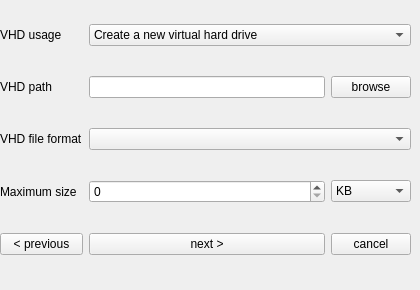
     <widget class="QWidget" name="page_22">
      <widget class="QWidget" name="gridLayoutWidget_21">
       <property name="geometry">
        <rect>
         <x>0</x>
         <y>0</y>
         <width>411</width>
         <height>281</height>
        </rect>
       </property>
       <layout class="QGridLayout" name="gridLayout_21">
        <item row="4" column="0">
         <widget class="QPushButton" name="pushButton_63">
          <property name="text">
           <string>&lt; previous</string>
          </property>
         </widget>
        </item>
        <item row="1" column="1">
         <widget class="QLineEdit" name="lineEdit_10"/>
        </item>
        <item row="4" column="2">
         <widget class="QPushButton" name="pushButton_64">
          <property name="text">
           <string>cancel</string>
          </property>
         </widget>
        </item>
        <item row="3" column="1">
         <widget class="QSpinBox" name="spinBox_15">
          <property name="maximum">
           <number>214748368</number>
          </property>
          <property name="value">
           <number>0</number>
          </property>
         </widget>
        </item>
        <item row="1" column="0">
         <widget class="QLabel" name="label_56">
          <property name="text">
           <string>VHD path</string>
          </property>
         </widget>
        </item>
        <item row="3" column="0">
         <widget class="QLabel" name="label_57">
          <property name="text">
           <string>Maximum size</string>
          </property>
         </widget>
        </item>
        <item row="1" column="2">
         <widget class="QPushButton" name="pushButton_65">
          <property name="text">
           <string>browse</string>
          </property>
         </widget>
        </item>
        <item row="3" column="2">
         <widget class="QComboBox" name="comboBox_33">
          <item>
           <property name="text">
            <string>KB</string>
           </property>
          </item>
          <item>
           <property name="text">
            <string>MB</string>
           </property>
          </item>
          <item>
           <property name="text">
            <string>GB</string>
           </property>
          </item>
         </widget>
        </item>
        <item row="4" column="1">
         <widget class="QPushButton" name="pushButton_66">
          <property name="text">
           <string>next &gt;</string>
          </property>
         </widget>
        </item>
        <item row="2" column="0">
         <widget class="QLabel" name="label_58">
          <property name="text">
           <string>VHD file format</string>
          </property>
         </widget>
        </item>
        <item row="0" column="0">
         <widget class="QLabel" name="label_59">
          <property name="text">
           <string>VHD usage</string>
          </property>
         </widget>
        </item>
        <item row="0" column="1" colspan="2">
         <widget class="QComboBox" name="comboBox_34">
          <item>
           <property name="text">
            <string>Create a new virtual hard drive</string>
           </property>
          </item>
          <item>
           <property name="text">
            <string>Add an existing virtual hard drive</string>
           </property>
          </item>
          <item>
           <property name="text">
            <string>Don't add a virtual hard drive</string>
           </property>
          </item>
         </widget>
        </item>
        <item row="2" column="1" colspan="2">
         <widget class="QComboBox" name="comboBox_35">
          <property name="placeholderText">
           <string>(Please select a file format)</string>
          </property>
          <item>
           <property name="text">
            <string>qcow2</string>
           </property>
          </item>
          <item>
           <property name="text">
            <string>qcow</string>
           </property>
          </item>
          <item>
           <property name="text">
            <string>raw</string>
           </property>
          </item>
          <item>
           <property name="text">
            <string>vdi</string>
           </property>
          </item>
          <item>
           <property name="text">
            <string>vmdk</string>
           </property>
          </item>
          <item>
           <property name="text">
            <string>vpc</string>
           </property>
          </item>
          <item>
           <property name="text">
            <string>vhdx</string>
           </property>
          </item>
          <item>
           <property name="text">
            <string>parallels</string>
           </property>
          </item>
          <item>
           <property name="text">
            <string>file</string>
           </property>
          </item>
         </widget>
        </item>
       </layout>
      </widget>
     </widget>
